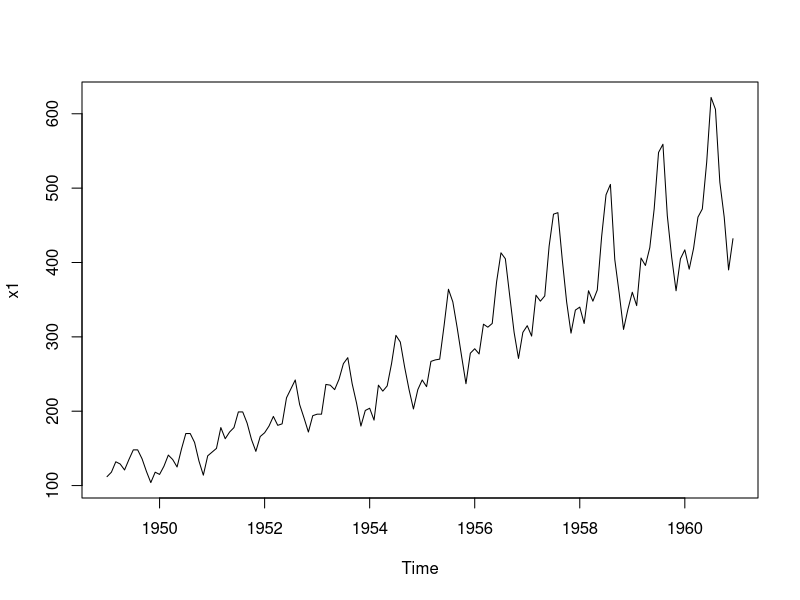
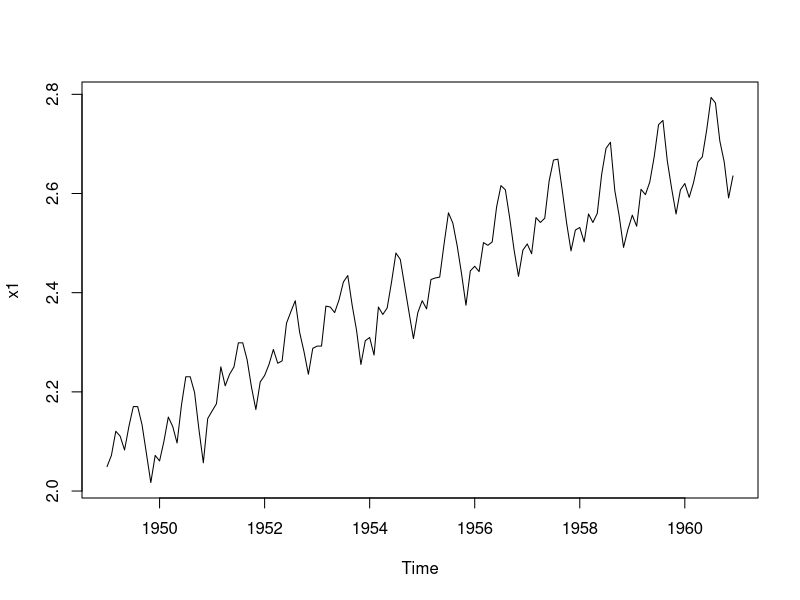
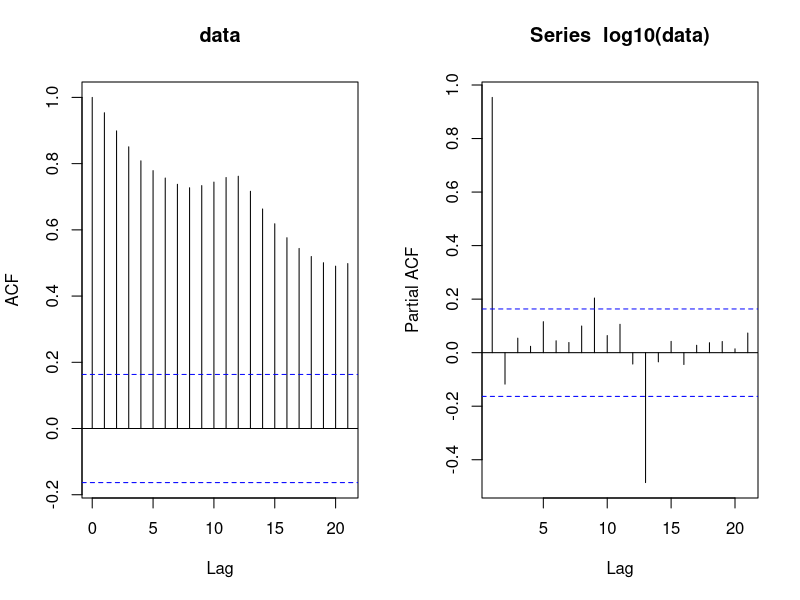

The R source for these figures, in order: (Note: this script raises an error after producing the figures.)
library(tseries)
library(forecast)
data= AirPassengers
View(data)
data=data.frame(data)
plot(data)
log10(data)
plot(log10(data))
par(mfrow=c(1,2))
acf(log10(data))
pacf(log10(data))
diff1 = diff(log10(data),differences = 12)
View(diff1)
plot(diff1)
par(mfrow=c(1,2))
acf(diff1)
pacf(diff1)
acf(diff1,lag.max = 50)

automodel= auto.arima(log10(data))
summary(automodel)          
automodel$residuals
forecast = forecast(automodel,h=12)
print(forecast)
original_forecast= 10^(forecast$mean)
original_forecast
#diagonistic checking of error
#residual plot
tsdisplay(residuals(automodel),main = "residual diagonistsics")
